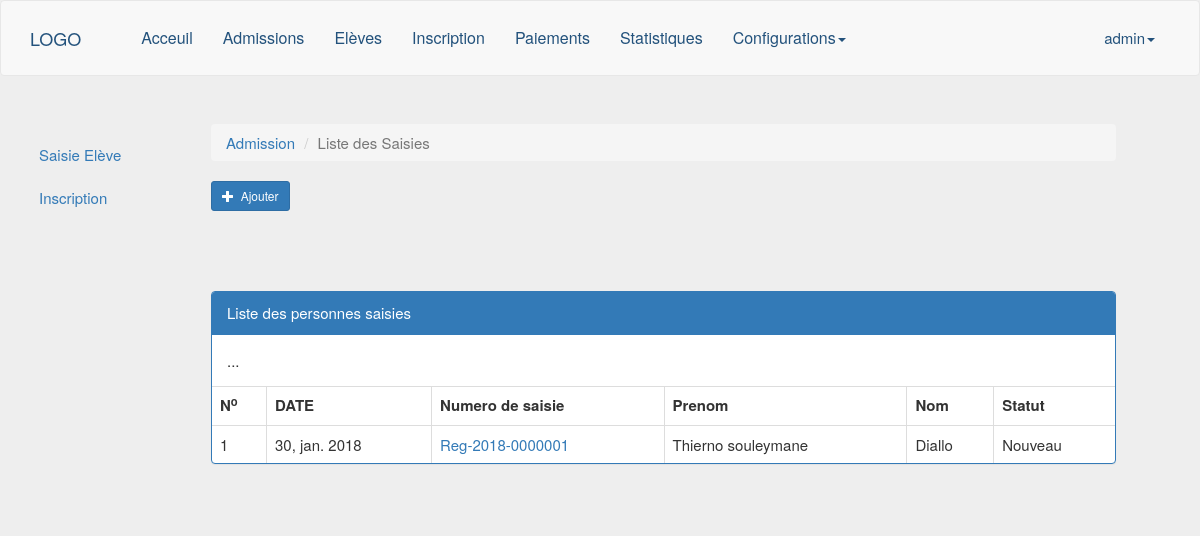
The app's page /admission/regisration (signed in) with its own data.
### apps/admission/models.py (models this page shows, shortened)
class Registration(models.Model):
    GENDER_CHOICE = (
        ('homme', 'homme'),
        ('femme', 'femme'),
    )
    registry_number = models.CharField(max_length=18, default=registration_number,
        unique=True, editable=False)
    first_name = models.CharField(max_length=50)
    last_name = models.CharField(max_length=50)
    gender = models.CharField(max_length=16, choices=GENDER_CHOICE)
    date_of_birth = models.DateField()
    nationality = models.ForeignKey(Country, on_delete=models.CASCADE)
    fathers_name = models.CharField(max_length=100)
    mothers_name = models.CharField(max_length=100)
    address = models.CharField(max_length=100)
    phone_number = models.CharField(max_length=20)
    email = models.EmailField(max_length=100, blank=True, null=True)
    birth_certificate_number = models.CharField(max_length=50, blank=True, null=True)
    guardian_name = models.CharField(max_length=100, blank=True, null=True)
    guardian_phone = models.CharField(max_length=20, blank=True, null=True)
    guardian_email = models.EmailField(max_length=100, blank=True, null=True)
    guardian_address = models.CharField(max_length=100, blank=True, null=True)
    school_origin = models.CharField(max_length=100, blank=True, null=True)
    registration_add_date = models.DateField(auto_now_add=True)
    registration_modify_date = models.DateField(auto_now=True)
    image = models.ImageField(upload_to='student_images', default='avatar.png',
        blank=True, null=True)
    active_year = models.CharField(max_length=32)
    class_level = models.ForeignKey(ClassLevel, on_delete=models.CASCADE)
    class Meta:
        ordering = ['pk']
        unique_together = ('email', 'registry_number')
        permissions = (("can_view_content", "Can see the specified content"),)
    def get_absolute_url(self):
        return reverse('registration-detail', args=[str(self.id)])
    def get_registration_process_url(self):
        return reverse('new-process', args=[str(self.id)])

### apps/admission/views.py (the view)
# urls.py: url(r'^registration/([0-9]+)/$', views.registration_detail, name='registration-detail'),
@login_required
def registration(request):
    admissionProcess = AdmissionProcess.objects.all()
    registrations = Registration.objects.all()
    decision = Registration.process_registree
    context = { 'registrations':registrations, 'decision':decision }
    return render(request, 'admission/registration.html', context)

### apps/admission/templates/admission/registration.html (shortened to what this page needs)
{% extends 'core/base.html' %}
{% load static %}
{% load permission_tags %}
{% block head %}
<link rel="stylesheet" href="{% static 'admission.css' %}">
{% endblock %}
{% block content %}
<div class="row container registration-page">
     {% include 'admission/aside.html' %}
    <div class="col-md-10">
        <div class="page-header">
            <ol class="breadcrumb">
            <li><a href="#">Admission</a></li>
            <li class="active">Liste des Saisies</li>
            </ol>
            <div class="row">
            <div class="col-md-8">
                <a class="btn btn-primary btn-sm" href="{% url 'register' %}">
                    <span class="glyphicon glyphicon-plus" aria-hidden="true"></span>
                    &nbsp;Ajouter
                </a>
            </div>
            <div class="col-md-4">
            </div>
            </div>
        </div>
        <div class="panel panel-primary panel-pages">
            <div class="panel-heading">Liste des personnes saisies
            </div>
            <div class="panel-body">
            <p>...</p>
            </div>
            <table class="table table-bordered table-sm" id="registration-table">
            <thead>
                <tr>
                <th scope="col">N<sup>o</sup></th>
                <th>DATE</th>
                <th>Numero de saisie</th>
                <th>Prenom</th>
                <th>Nom</th>
                <th>Statut</th>
             </tr>
            </thead>
            <tbody>
            {% for registration in registrations %}
            <tr>
                <td scope="row">{{forloop.counter}}</td>
                <td>{{registration.registration_add_date|date:"DATE_FORMAT" }}</td>
                <td class="dropdown">
                    <a class="dropdown-toggle" href="#" data-toggle="dropdown" data-hover="dropdown" aria-haspopup="true" aria-expanded="true" id="registrationMenu">{{registration.registry_number}}
                    </a>
                </td>
                <td>{{registration.first_name}}</td>
                <td>{{registration.last_name}}</td>
                {% if registration.process_registree.commitee_decision == 'approuvé' %}
                  <td class="registree-status ok-status"> Admis</td>
                {% elif registration.process_registree.commitee_decision == 'approved' %}
                  <td class="registree-status ok-status"> Admis</td>
                {% elif registration.process_registree.commitee_decision == 'Rejeté' %}
                  <td class="registree-status no-status"> Rejeté</td>
                {% elif registration.process_registree.commitee_decision == 'rejeté' %}
                  <td class="registree-status no-status"> Rejeté</td>
                {% else %}
                  <td class="registree-status"> Nouveau</td>
                {% endif %}
            </tr>
            {% endfor %}
            </tbody>
            </table>
        </div>
    </div>
</div>
{% endblock %}

### apps/core/templates/core/base.html (shortened to what this page needs)
{%load static%}
<!DOCTYPE html>
<html>
<head>
	<link rel="stylesheet"  href="{% static 'css/bootstrap.min.css'%}">
	<link rel="stylesheet"  href="{% static 'css/sweetalert.css'%}">
	<link rel="stylesheet"  href="{% static 'css/animate.min.css'%}">
  <link rel="stylesheet"  href="{% static 'css/bootstrap-dropdownhover.min.css'%}">
  <link rel="stylesheet"  href="{% static 'css/jquery-ui.min.css'%}">
  <link rel="stylesheet"  href="{% static 'css/datatables.min.css'%}">
  <link rel="stylesheet"  href="{% static 'css/style.css'%}">
	{% block head %}{% endblock %}
</head>
<body id='bootstrap-overrides'>
    <header>
        <nav class="navbar navbar-default navigation" role="navigation">
          <div class="container">
            <div class="navbar-header">
              <a class="navbar-brand" href="{% url 'home' %}">LOGO</a>
            </div>
            <div class="collapse navbar-collapse" id="menu">
              <ul class="nav navbar-nav main-nav">
                <li>
                  <a href="#" id="notifications" data-container="body" data-toggle="popover" data-placement="bottom" title="Notifications">
                  </a>
                </li>
                <li><a href="{% url 'home' %}">Acceuil</a></li>
                <li><a href="{% url 'registration' %}">Admissions</a></li>
                <li><a href="{% url 'home-student' %}">Elèves</a></li>
                 <li><a href="{% url 'inscription' %}">Inscription</a></li>
                 <li><a href="{% url 'payement' %}">Paiements</a></li>
                 <li><a href="">Statistiques</a></li>
                <li class="nav-item dropdown">
                    <a class="nav-link dropdown-toggle" href="#" id="navbarDropdownConfigLink"
                    data-toggle="dropdown" data-hover="dropdown" aria-haspopup="true"
                    aria-expanded="true">Configurations<span><b class="caret"></b></span>
                    </a>
                 </li>
              </ul>
              <ul class="nav navbar-nav navbar-right">
                <li class="nav-item dropdown">
                  <a class="nav-link dropdown-toggle" href="#" id="navbarDropdownUserLink" data-toggle="dropdown" data-hover="dropdown" aria-haspopup="true" aria-expanded="true">{{ user.username }}<span><b class="caret"></b></span></a>
                </li>
              </ul>
            </div>
          </div>
        </nav>
    </header>
{%block content%}
{%endblock%}
</body>
</html>

### apps/core/static/css/style.css (style rules this page uses)
body { font-size: 15px; background-color: #eee; }
.navigation { padding: 1% 0 1% 0; }
.navbar-default .navbar-brand { color: #23527c; }
.navbar-default .main-nav>li>a { color: #23527c; font-size: 16px; font-weight: 400; }
.navbar-default .navbar-right>li>a { color: #23527c; }
.registration-page { padding: 2% 2%; margin-top: -3%; }

### apps/admission/static/admission.css (style rules this page uses)
form li, div > p { display: block; justify-content: space-between; list-style-type: none; margin: 0 auto; }
#bootstrap-overrides .panel-pages { margin-top: 70px; }

### records on screen
Registration: registration_add_date "30, jan. 2018", registry_number "Reg-2018-0000001", first_name "Thierno souleymane", last_name "Diallo"

### other values on screen
{{ user.username }} "admin"
